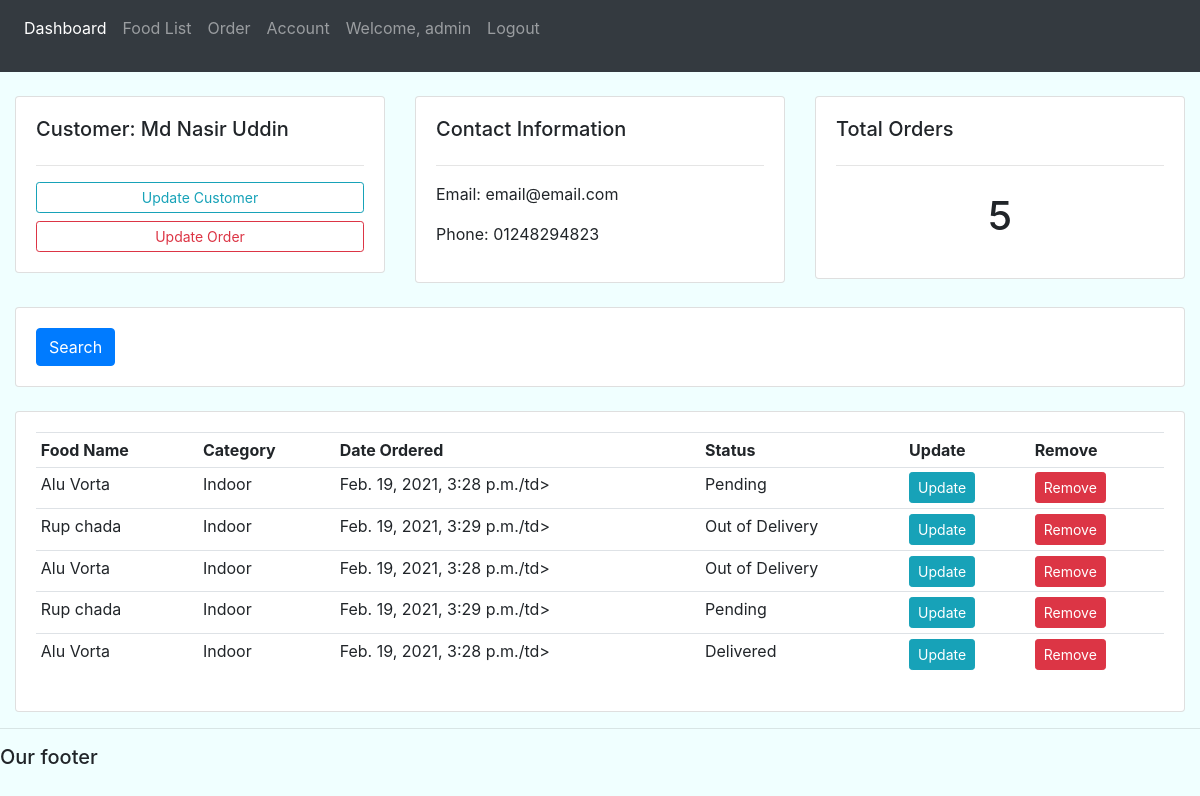
/cus_details/2/ (signed in), run on the app's committed database.
### foodorder/models.py (models this page shows, shortened)
class Customer(models.Model):
    name = models.CharField(max_length=200, null=False)
    phone = models.CharField(max_length=20, null=True)
    email = models.EmailField()
    date_created = models.DateTimeField(auto_now=True, null=True)

class FoodOrder(models.Model):
    customer = models.ForeignKey(Customer, null=True, on_delete=models.SET_NULL)
    food = models.ForeignKey(Food, null=True, on_delete=models.SET_NULL)
    date_created = models.DateTimeField(auto_now_add=True, null=True)
    status = models.CharField(max_length=100, null=True, choices=STATUS)

class Food(models.Model):
    food_name = models.CharField(max_length=200, null=False)
    category = models.CharField(max_length=100, null=True, choices=CATEGORY)
    price = models.FloatField(null=True)
    description = models.TextField()
    date_created = models.DateTimeField(auto_now_add=True, null=True)
    tag = models.ManyToManyField(Tag)

### foodorder/decorators.py (the view)
        def wrapper_fun(request, *args, **kwargs):
            group = None
            if request.user.groups.exists():
                group = request.user.groups.all()[0].name
            if group in allowed_roles:
                return view_func(request, *args, **kwargs)
            else:
                return render(request, 'foodorder/forbidden404.html')

### foodorder/views.py (called while the page is built)
@login_required(login_url='login')
@allowed_user(allowed_roles=['admin'])
def customer_details(request, cus_id):
    customer = Customer.objects.get(id=cus_id)
    food_orders = customer.foodorder_set.all()
    order_count = food_orders.count()
    context = {
        'customer': customer, 'food_orders': food_orders, 'order_count': order_count
    }
    return render(request, 'foodorder/order_details.html', context=context)

### templates/foodorder/order_details.html
{% extends 'foodorder/master.html' %}
{% block content %}
    <br>
    <div class="row">
        <div class="col-md">
            <div class="card card-body">
                <h5>Customer: {{ customer.name }}</h5>
                <hr>
                <a class="btn btn-outline-info  btn-sm btn-block" href="">Update Customer</a>
                <a class="btn btn-outline-danger  btn-sm btn-block" href="">Update Order</a>
            </div>
        </div>
        <div class="col-md">
            <div class="card card-body">
                <h5>Contact Information</h5>
                <hr>
                <p>Email: {{ customer.email }}</p>
                <p>Phone: {{ customer.phone }}</p>
            </div>
        </div>
        <div class="col-md">
            <div class="card card-body">
                <h5>Total Orders</h5>
                <hr>
                <h1 style="text-align: center;padding: 10px">{{ order_count }}</h1>
            </div>
        </div>
    </div>
    <br>
    <div class="row">
        <div class="col">
            <div class="card card-body">
                <form method="get">
                    <button class="btn btn-primary" type="submit">Search</button>
                </form>
            </div>
        </div>
    </div>
    <br>
    <div class="row">
        <div class="col-md">
            <div class="card card-body">
                <table class="table table-sm">
                    <tr>
                        <th>Food Name</th>
                        <th>Category</th>
                        <th>Date Ordered</th>
                        <th>Status</th>
                        <th>Update</th>
                        <th>Remove</th>
                    </tr>
                    {% for food_order in food_orders %}
                        <tr>
                            <td>{{ food_order.food.food_name }}</td>
                            <td>{{ food_order.food.category }}</td>
                            <td>{{ food_order.food.date_created }}/td>
                            <td>{{ food_order.status }}</td>
                            <td><a href="#" class="btn btn-sm btn-info">Update</a></td>
                            <td><a href="#" class="btn btn-sm btn-danger">Remove</a></td>
                        </tr>
                    {% endfor %}
                </table>
            </div>
        </div>
    </div>
{% endblock %}

### templates/foodorder/nav.html (shortened to what this page needs)
<nav class="navbar navbar-expand-lg navbar-dark bg-dark">
    <div class="collapse navbar-collapse" id="navbarNav">
        <ul class="navbar-nav">
            <li class="nav-item active">
                <a class="nav-link" href="{% url 'home' %}">Dashboard</a>
            </li>
            <li class="nav-item">
                <a class="nav-link" href="{% url 'food_list' %}">Food List</a>
            </li>
            <li class="nav-item">
                <a class="nav-link" href="#">Order</a>
            </li>
            <li class="nav-item">
                <a class="nav-link" href="#">Account</a>
            </li>
            <li class="nav-item">
                <p class="nav-link">Welcome, {{ request.user }}</p>
            </li>
            <li class="nav-item">
                <a class="nav-link" href="{% url 'logout' %}">Logout</a>
            </li>
        </ul>
    </div>
</nav>

### static/css/style.css (style rules this page uses)
body { background-color: azure; }

### data on the page
Customer: name "Md Nasir Uddin", email "email@email.com", phone "01248294823"
FoodOrder: food.food_name "Alu Vorta", food.category "Indoor", food.date_created "Feb. 19, 2021, 3:28 p.m.", status "Pending"
FoodOrder: food.food_name "Rup chada", food.category "Indoor", food.date_created "Feb. 19, 2021, 3:29 p.m.", status "Out of Delivery"
FoodOrder: food.food_name "Alu Vorta", food.category "Indoor", food.date_created "Feb. 19, 2021, 3:28 p.m.", status "Out of Delivery"
FoodOrder: food.food_name "Rup chada", food.category "Indoor", food.date_created "Feb. 19, 2021, 3:29 p.m.", status "Pending"
FoodOrder: food.food_name "Alu Vorta", food.category "Indoor", food.date_created "Feb. 19, 2021, 3:28 p.m.", status "Delivered"

### other printed values
{{ request.user }} "admin"
{{ order_count }} "5"
